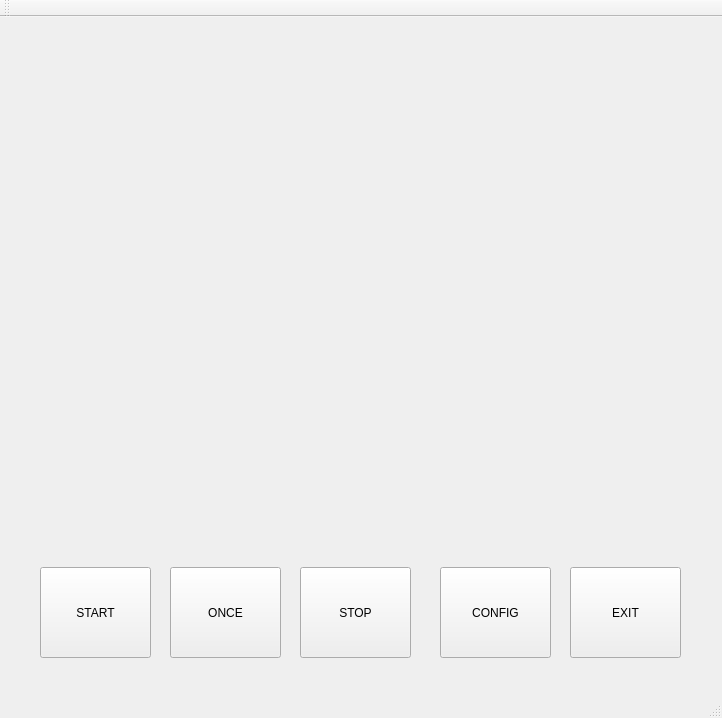
<?xml version="1.0" encoding="UTF-8"?>
<ui version="4.0">
 <class>MainWindow</class>
 <widget class="QMainWindow" name="MainWindow">
  <property name="geometry">
   <rect>
    <x>0</x>
    <y>0</y>
    <width>722</width>
    <height>718</height>
   </rect>
  </property>
  <property name="windowTitle">
   <string>MainWindow</string>
  </property>
  <widget class="QWidget" name="centralWidget">
   <widget class="QPushButton" name="buttonStart">
    <property name="geometry">
     <rect>
      <x>40</x>
      <y>550</y>
      <width>111</width>
      <height>91</height>
     </rect>
    </property>
    <property name="text">
     <string>START</string>
    </property>
   </widget>
   <widget class="QLabel" name="label">
    <property name="geometry">
     <rect>
      <x>40</x>
      <y>20</y>
      <width>641</width>
      <height>481</height>
     </rect>
    </property>
    <property name="text">
     <string/>
    </property>
   </widget>
   <widget class="QPushButton" name="buttonStop">
    <property name="geometry">
     <rect>
      <x>300</x>
      <y>550</y>
      <width>111</width>
      <height>91</height>
     </rect>
    </property>
    <property name="text">
     <string>STOP</string>
    </property>
   </widget>
   <widget class="QPushButton" name="buttonConfig">
    <property name="geometry">
     <rect>
      <x>440</x>
      <y>550</y>
      <width>111</width>
      <height>91</height>
     </rect>
    </property>
    <property name="text">
     <string>CONFIG</string>
    </property>
   </widget>
   <widget class="QPushButton" name="buttonExit">
    <property name="geometry">
     <rect>
      <x>570</x>
      <y>550</y>
      <width>111</width>
      <height>91</height>
     </rect>
    </property>
    <property name="text">
     <string>EXIT</string>
    </property>
   </widget>
   <widget class="QPushButton" name="buttonOnce">
    <property name="geometry">
     <rect>
      <x>170</x>
      <y>550</y>
      <width>111</width>
      <height>91</height>
     </rect>
    </property>
    <property name="text">
     <string>ONCE</string>
    </property>
   </widget>
   <zorder>label</zorder>
   <zorder>buttonStart</zorder>
   <zorder>buttonStop</zorder>
   <zorder>buttonConfig</zorder>
   <zorder>buttonExit</zorder>
   <zorder>buttonOnce</zorder>
  </widget>
  <widget class="QMenuBar" name="menuBar">
   <property name="geometry">
    <rect>
     <x>0</x>
     <y>0</y>
     <width>722</width>
     <height>25</height>
    </rect>
   </property>
  </widget>
  <widget class="QToolBar" name="mainToolBar">
   <attribute name="toolBarArea">
    <enum>TopToolBarArea</enum>
   </attribute>
   <attribute name="toolBarBreak">
    <bool>false</bool>
   </attribute>
  </widget>
  <widget class="QStatusBar" name="statusBar"/>
 </widget>
 <layoutdefault spacing="6" margin="11"/>
 <resources/>
 <connections/>
</ui>
